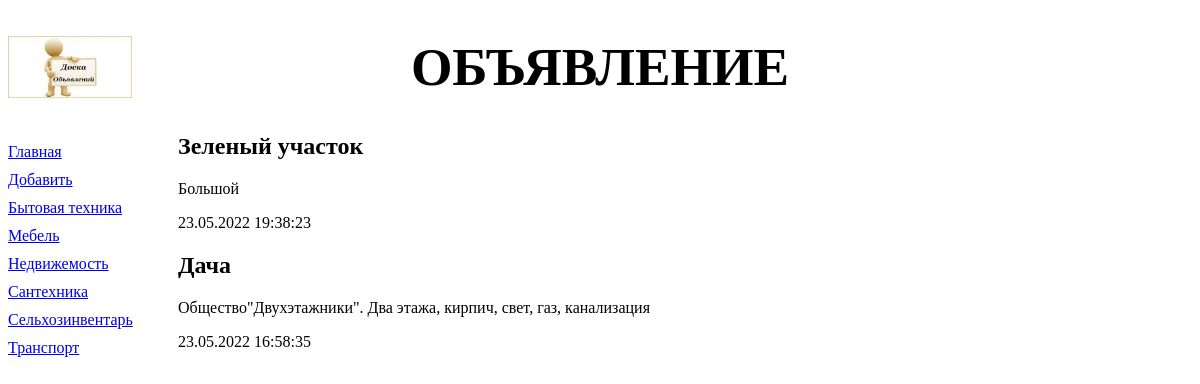
Page /2/ on the committed database.
### bboard/models.py (models this page shows, shortened)
class Rubric(models.Model):
    name = models.CharField(max_length=20, db_index=True,
                            verbose_name='Название')
    class Meta:
        verbose_name_plural = 'Рубрики'
        verbose_name = 'Рубрика'
        ordering = ['name']

class Bb(models.Model):
    title = models.CharField(max_length=50, verbose_name='Товар')
    content = models.TextField(null=True, blank=True,
                               verbose_name='Описание')
    price = models.FloatField(null=True, blank=True, verbose_name='Цена')
    published = models.DateTimeField(auto_now_add=True, db_index=True,
                                     verbose_name='Опубликовано')
    rubric = models.ForeignKey('Rubric', null=True,
                               on_delete=models.PROTECT, verbose_name='Рубрика')
    class Meta:
        verbose_name_plural = 'Объявление'
        verbose_name = 'Объявление'
        ordering = ['-published']

### bboard/views.py (the view)
# urls.py: path('<int:rubric_id>/', BbByRubricView.as_view(), name='by_rubric'),
class BbByRubricView(ListView):
    template_name = "bboard/by_rubric.html"
    context_object_name = 'bbs'
    def get_queryset(self):
        return Bb.objects.filter(rubric=self.kwargs['rubric_id'])
    def get_context_data(self, **kwargs):
        context = super().get_context_data(**kwargs)
        context['rubrics'] = Rubric.objects.all()
        context['current_rubric'] = Rubric.objects.get(
            pk=self.kwargs['rubric_id'])
        return context

### bboard/templates/bboard/by_rubric.html (shortened to what this page needs)
{% extends "layout/basic.html" %}
{% block content %}
{% for bb in bbs %}
<div>
    <h2>{{ bb.title }}</h2>
    <p>{{ bb.content }}</p>
    <p>{{ bb.published|date:"d.m.Y H:i:s" }}</p>
</div>
{% endfor %}
{% endblock %}

### bboard/templates/layout/basic.html (shortened to what this page needs)
{% load static %}
<!DOCTYPE html>
<html lang="en">
<head>
    <link rel="stylesheet" type="text/css"
    href="{% static 'style.css' %}">
</head>
<body>
    <header>
        <h1>Объявление</h1>
    </header>
    <nav>
        <a href="{% url 'index' %}">Главная</a>
        <a href="{% url 'add' %}">Добавить</a>
        {% for rubric in rubrics %}
        <a href="{% url 'by_rubric' rubric.pk %}">{{ rubric.name }}</a>
        {% endfor %}
    </nav>
    <section>
        {% block content %}
        {% endblock %}
    </section>
</body>
</html>

### bboard/static/style.css (style rules this page uses)
header h1 { font-size: 40pt; text-transform: uppercase; text-align: center; background: url("bg.jpg") left / auto 100% no-repeat; }
nav { front_size: 16pt; width: 150px; float: left; }
nav a { display: block; margin: 10px 0px; }
section { margin-left: 170px; }

### rows in the picture
Rubric: name "Бытовая техника"
Rubric: name "Мебель"
Rubric: name "Недвижемость"
Rubric: name "Сантехника"
Rubric: name "Сельхозинвентарь"
Rubric: name "Транспорт"
Bb: title "Зеленый участок", content "Большой", published "23.05.2022 19:38:23"
Bb: title "Дача", content "Общество\"Двухэтажники\". Два этажа, кирпич, свет, газ, канализация", published "23.05.2022 16:58:35"
